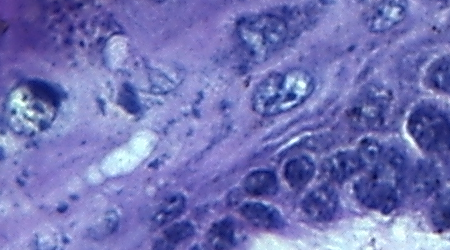
#> input picture images/healthy/healthy-01-roi1.tif, 450 x 250 px
$ python -i simple_thresholding.py   (imports and definitions only)
#> lines starting #> are read from the running program, lines starting #| are printed output that depends on the picture; after the words box and inside, x2 and y2 are one past the last pixel; in counts of white or black regions, pixels touching at a corner belong together
# pylint: disable=no-member

import cv2
import numpy as np

def simple_thresholding(image_path, T=105):
#> called with T = 105
    image = cv2.imread(image_path, 0)
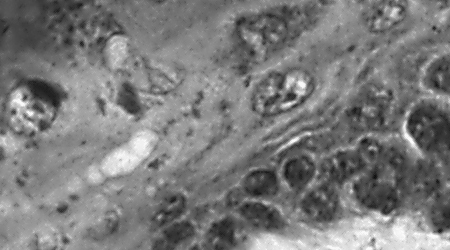
#> image: shape (250, 450); min 13, max 252, mean 122.9
    if image is None:
        raise ValueError(f"Não foi possível carregar a imagem: {image_path}")

    blurred = cv2.GaussianBlur(image, (5, 5), 0)

    _, thresh = cv2.threshold(blurred, T, 255, cv2.THRESH_BINARY)
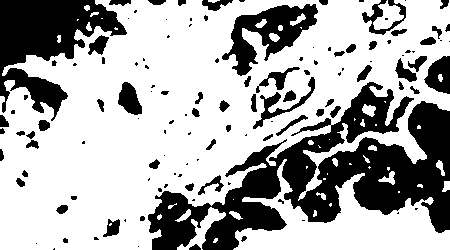
#> thresh: shape (250, 450); 67.5% white; 124 black regions (60 under 20 px), largest, box (x1, y1, x2, y2) and area: (148, 82, 450, 250) 19855, (0, 0, 127, 121) 7137, (222, 4, 318, 76) 2891
    _, threshInv = cv2.threshold(blurred, T, 255, cv2.THRESH_BINARY_INV)
    masked = cv2.bitwise_and(image, image, mask=threshInv)
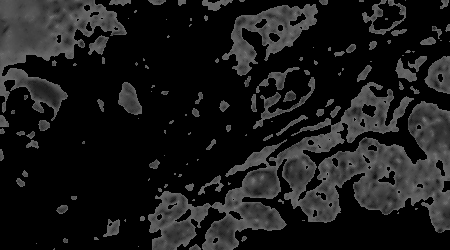
#> masked: shape (250, 450); min 0, max 128, mean 26

    return thresh, threshInv, masked

>>> result = simple_thresholding('../../../images/healthy/healthy-01-roi1.tif')

$ run again, on images/healthy/healthy-01-roi3.tif
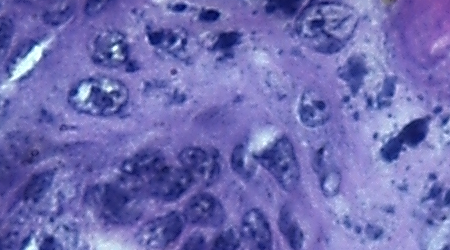
#> input picture images/healthy/healthy-01-roi3.tif, 450 x 250 px
#> in simple_thresholding, `_, thresh = cv2.threshold(blurred, T, 255, cv2.THRESH_BINARY)`:
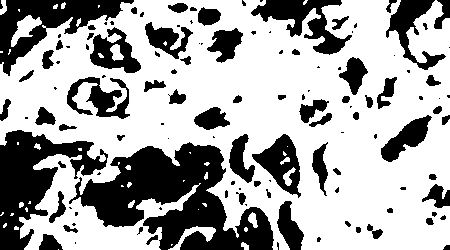
#> thresh: shape (250, 450); 65.9% white; 123 black regions (54 under 20 px), largest, box (x1, y1, x2, y2) and area: (69, 142, 274, 250) 11008, (0, 130, 108, 250) 5510, (0, 0, 134, 76) 3730
#> in simple_thresholding, `masked = cv2.bitwise_and(image, image, mask=threshInv)`:
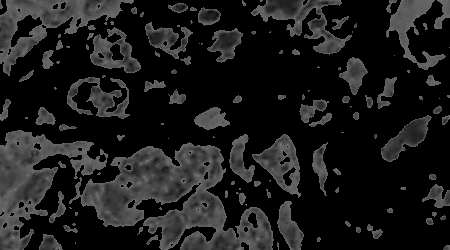
#> masked: shape (250, 450); min 0, max 130, mean 27.3

$ run again, on images/healthy/healthy-01-roi4.tif
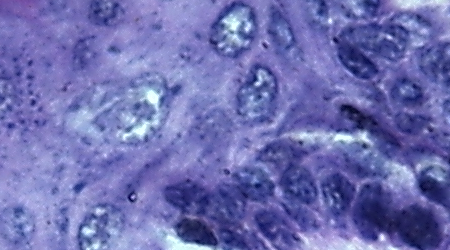
#> input picture images/healthy/healthy-01-roi4.tif, 450 x 250 px
#> in simple_thresholding, `_, thresh = cv2.threshold(blurred, T, 255, cv2.THRESH_BINARY)`:
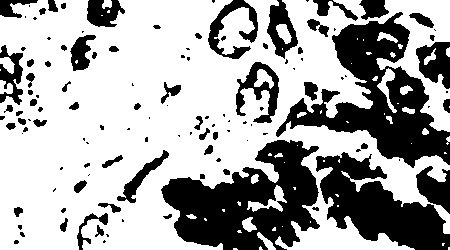
#> thresh: shape (250, 450); 65.9% white; 121 black regions (61 under 20 px), largest, box (x1, y1, x2, y2) and area: (161, 140, 320, 250) 10023, (276, 12, 450, 168) 9888, (316, 152, 450, 250) 6588
#> in simple_thresholding, `masked = cv2.bitwise_and(image, image, mask=threshInv)`:
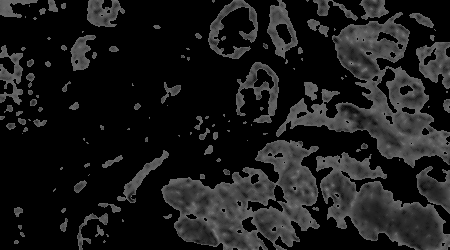
#> masked: shape (250, 450); min 0, max 131, mean 26.4

$ run again, on images/healthy/healthy-01-roi5.tif
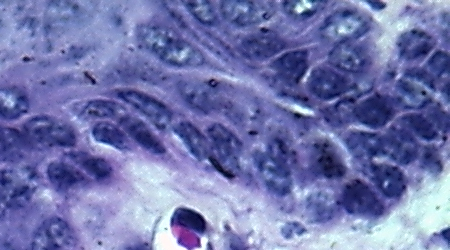
#> input picture images/healthy/healthy-01-roi5.tif, 450 x 250 px
#> in simple_thresholding, `_, thresh = cv2.threshold(blurred, T, 255, cv2.THRESH_BINARY)`:
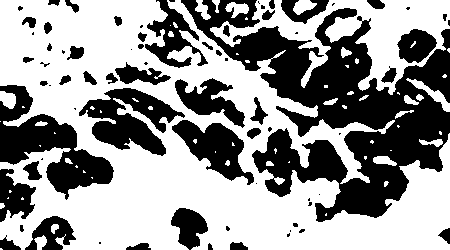
#> thresh: shape (250, 450); 59.1% white; 73 black regions (30 under 20 px), largest, box (x1, y1, x2, y2) and area: (181, 0, 450, 222) 23802, (0, 85, 114, 200) 5179, (79, 88, 185, 156) 3558
#> in simple_thresholding, `masked = cv2.bitwise_and(image, image, mask=threshInv)`:
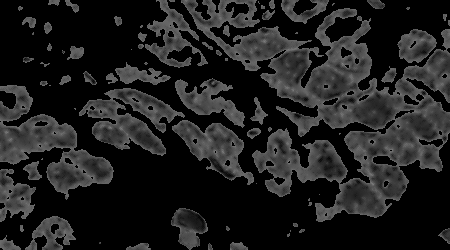
#> masked: shape (250, 450); min 0, max 130, mean 30.9
